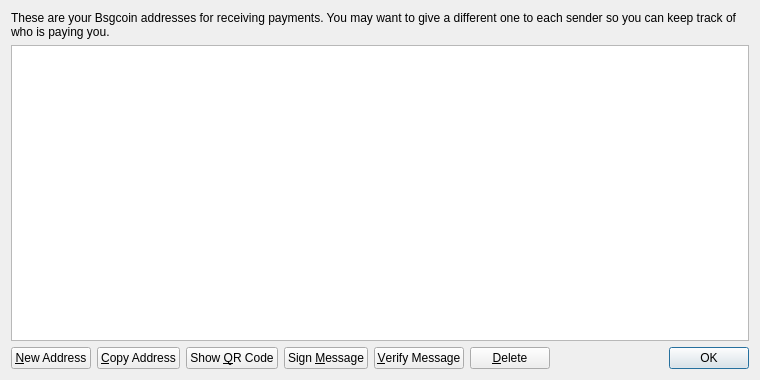
<?xml version="1.0" encoding="UTF-8"?>
<ui version="4.0">
 <class>AddressBookPage</class>
 <widget class="QWidget" name="AddressBookPage">
  <property name="geometry">
   <rect>
    <x>0</x>
    <y>0</y>
    <width>760</width>
    <height>380</height>
   </rect>
  </property>
  <property name="windowTitle">
   <string>Address Book</string>
  </property>
  <layout class="QVBoxLayout" name="verticalLayout">
   <item>
    <widget class="QLabel" name="labelExplanation">
     <property name="text">
      <string>These are your Bsgcoin addresses for receiving payments. You may want to give a different one to each sender so you can keep track of who is paying you.</string>
     </property>
     <property name="textFormat">
      <enum>Qt::PlainText</enum>
     </property>
     <property name="wordWrap">
      <bool>true</bool>
     </property>
    </widget>
   </item>
   <item>
    <widget class="QTableView" name="tableView">
     <property name="contextMenuPolicy">
      <enum>Qt::CustomContextMenu</enum>
     </property>
     <property name="toolTip">
      <string>Double-click to edit address or label</string>
     </property>
     <property name="tabKeyNavigation">
      <bool>false</bool>
     </property>
     <property name="selectionMode">
      <enum>QAbstractItemView::SingleSelection</enum>
     </property>
     <property name="selectionBehavior">
      <enum>QAbstractItemView::SelectRows</enum>
     </property>
     <property name="sortingEnabled">
      <bool>true</bool>
     </property>
     <attribute name="verticalHeaderVisible">
      <bool>false</bool>
     </attribute>
    </widget>
   </item>
   <item>
    <layout class="QHBoxLayout" name="horizontalLayout">
     <item>
      <widget class="QPushButton" name="newAddressButton">
       <property name="toolTip">
        <string>Create a new address</string>
       </property>
       <property name="text">
        <string>&amp;New Address</string>
       </property>
      </widget>
     </item>
     <item>
      <widget class="QPushButton" name="copyToClipboard">
       <property name="toolTip">
        <string>Copy the currently selected address to the system clipboard</string>
       </property>
       <property name="text">
        <string>&amp;Copy Address</string>
       </property>
      </widget>
     </item>
     <item>
      <widget class="QPushButton" name="showQRCode">
       <property name="text">
        <string>Show &amp;QR Code</string>
       </property>
      </widget>
     </item>
     <item>
      <widget class="QPushButton" name="signMessage">
       <property name="toolTip">
        <string>Sign a message to prove you own a Bsgcoin address</string>
       </property>
       <property name="text">
        <string>Sign &amp;Message</string>
       </property>
      </widget>
     </item>
     <item>
      <widget class="QPushButton" name="verifyMessage">
       <property name="toolTip">
        <string>Verify a message to ensure it was signed with a specified Bsgcoin address</string>
       </property>
       <property name="text">
        <string>&amp;Verify Message</string>
       </property>
      </widget>
     </item>
     <item>
      <widget class="QPushButton" name="deleteButton">
       <property name="toolTip">
        <string>Delete the currently selected address from the list</string>
       </property>
       <property name="text">
        <string>&amp;Delete</string>
       </property>
      </widget>
     </item>
     <item>
      <spacer name="horizontalSpacer">
       <property name="orientation">
        <enum>Qt::Horizontal</enum>
       </property>
       <property name="sizeHint" stdset="0">
        <size>
         <width>40</width>
         <height>20</height>
        </size>
       </property>
      </spacer>
     </item>
     <item>
      <widget class="QDialogButtonBox" name="buttonBox">
       <property name="sizePolicy">
        <sizepolicy hsizetype="Maximum" vsizetype="Fixed">
         <horstretch>0</horstretch>
         <verstretch>0</verstretch>
        </sizepolicy>
       </property>
       <property name="standardButtons">
        <set>QDialogButtonBox::Ok</set>
       </property>
      </widget>
     </item>
    </layout>
   </item>
  </layout>
 </widget>
 <resources>
  <include location="../bitcoin.qrc"/>
 </resources>
 <connections/>
</ui>
